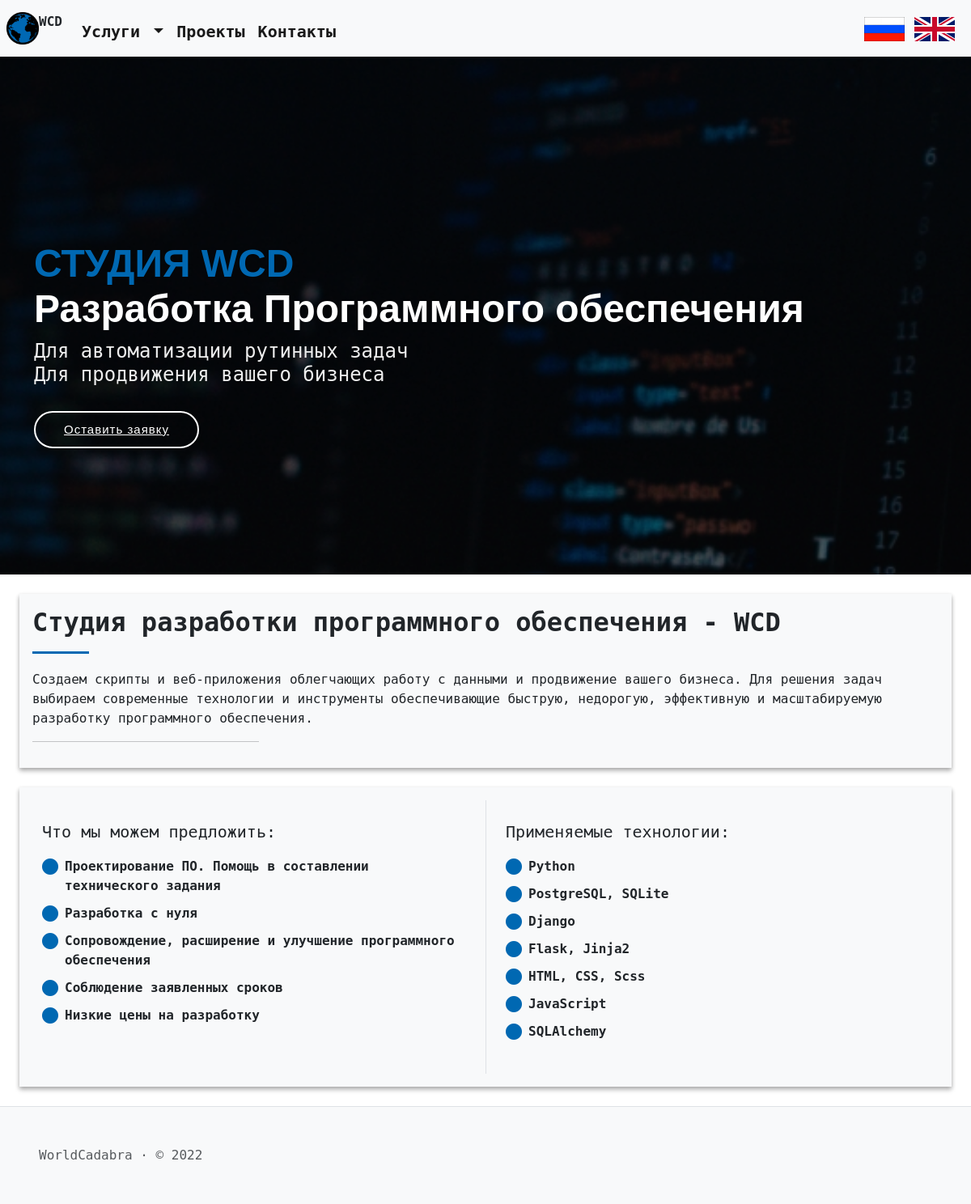
The page / on the database its author committed.
### Class_SQLAlchemy.py (models this page shows, shortened)
class Menu(db.Model):
    id = db.Column(db.Integer, unique=True, primary_key=True)
    title = db.Column(db.String(100), nullable=False)
    url = db.Column(db.String(100), nullable=True)
    url_name = db.Column(db.String(100), nullable=True)
    visibility = db.Column(db.String(50), default='visible', nullable=False)
    button_type = db.Column(db.String(50), nullable=False)
    parent = db.Column(db.String(50))
    language = db.Column(db.String(20), nullable=False)
    priorities = db.Column(db.Integer)
    note = db.Column(db.String(200), nullable=True)

class Index(db.Model):
    id = db.Column(db.Integer, unique=True, primary_key=True)
    url = db.Column(db.String(100), nullable=True)
    url_name = db.Column(db.String(100), nullable=True)
    visibility = db.Column(db.String(50), default='visible', nullable=False)
    content = db.Column(db.String(50000), nullable=True)
    language = db.Column(db.String(20), nullable=False)
    note = db.Column(db.String(200), nullable=True)

### app.py (the view)
@application.route('/')
def index():
    content = Index.query.filter_by(visibility='visible', language='ru').first()
    return render_template('index.html', general=get_general_content(''), content=content)

### app.py (called while the page is built)
def get_general_content(url_name):
    res = {}
    try:
        res['Menu'] = Menu.query.filter_by(visibility='visible', language='ru').order_by(Menu.priorities).all()
        res['SEO'] = SEO.query.filter_by(language='ru', url_name=url_name).first()
        return res
    except:
        abort(404)

### templates/index.html (shortened to what this page needs)
{% extends "layout.html" %}
{% block body %}
    {{ content.content|safe }}
{% endblock %}

### templates/layout.html (shortened to what this page needs)
<!DOCTYPE html>
<html lang="{{ general['SEO'].language }}">
<head>
    {% block head %}
    <link href="{{ url_for('static', filename='css/bootstrap.min.css') }}" rel="stylesheet"
>
    <link rel="stylesheet" href="https://cdn.jsdelivr.net/npm/bootstrap-icons@1.9.1/font/bootstrap-icons.css">
    <link href="{{ url_for('static', filename='css/styles.css') }}" rel="stylesheet">
    {% endblock %}
</head>
<body>
    <header>
        <nav class="navbar navbar-expand-md bg-light">
            <a class="navbar-brand ps-2 mx-0" href="{{ url_for('.index') }}">
                <img src="{{ url_for('static', filename='img/logo_full.png') }}" alt="Logo" style="max-height: 40px">
            </a>
            <p class="navbar-logo pe-3">WCD</p>
            <div class="collapse navbar-collapse pt-2" id="navbarSupportedContent">
                <ul class="navbar-nav me-auto mb-lg-0">
                    {% for menu in general['Menu'] %}
                        {% if menu.button_type == 'menu' and not menu.parent %}
                            <li class="nav-item">
                                <a class="nav-link active" aria-current="page" href="{{ menu.url }}">{{menu.title}}</a>
                            </li>
                        {% elif menu.button_type == 'dropmenu' and not menu.parent %}
                            <li class="nav-item dropdown">
                                <a class="nav-link dropdown-toggle active" href="{{ menu.url }}" id="navbarDropdown" role="button"
                                    data-bs-toggle="dropdown" aria-expanded="false">
                                    {{menu.title}}
                                </a>
                            </li>
                        {% endif %}
                    {% endfor %}
                </ul>
            </div>
            <ul class="navbar-nav ms-auto mx-3 d-md-flex d-none align-items-center">
              <li class="nav-item m-1">
                  <a href="/"><img src="{{ url_for('static', filename='img/rus.png') }}"
                          style="max-height: 30px" class="img-fluid"></a>
                  <a href="/en"><img src="{{ url_for('static', filename='img/eng.png') }}"
                          style="max-height: 30px" class="img-fluid"></a>
              </li>
            </ul>
        </nav>
    </header>
    <main class="content">
        {% block body %}{% endblock %}
    </main>
</body>
<footer class="text-muted border-top bg-light">
  <div class="d-flex ms-5 py-5">
      WorldCadabra · © 2022
  </div>
</footer>
</html>

### static/css/styles.css (style rules this page uses)
:root { --color1: #0068B2; }
* { font-family: "DejaVu Sans Mono"; }
.navbar .navbar-logo { font-size:16px; font-weight: 900; }
.navbar-nav { font-size:20px; font-weight: 700; }
.project-tasks ul, .service-tasks ul { list-style: none; padding: 0; }
.project-tasks ul li, .service-tasks ul li { padding-left: 28px; position: relative; }
.project-tasks ul li+li, .service-tasks ul li+li { margin-top: 10px; }
.project-tasks ul i, .service-tasks ul i { position: absolute; left: 0; top: 2px; font-size: 20px; color: var(--color1); line-height: 1; }
.container-flex { background-color: #f8f9fa; box-shadow: 0 2px 5px rgba(0,0,0,0.2), 0 4px 6px rgba(0,0,0,0.2); }
header { box-shadow: 0 2px 5px rgba(0,0,0,0.2), 0 4px 6px rgba(0,0,0,0.2); }
.container-flex h2 { margin-bottom: 20px; padding-bottom: 20px; position: relative; }
.container-flex h2:after { content: ""; position: absolute; display: block; width: 70px; height: 3px; background: var(--color1); left: 0; right: 0; bottom: 0; }
.project i, .service i { position: relative; top: 5px; font-size: 32px; }
.content { min-height: 100vh; }
#hero { width: 100%; height: 80vh; background: url("/static/img/index_prewiev.jpg") top center; background-size: cover; position: relative; }
#hero:before { content: ""; background: rgba(0, 0, 0, 0.4); position: absolute; bottom: 0; top: 0; left: 0; right: 0; }
#hero .container { padding-top: 72px; }
#hero h1 { margin: 0; font-size: 48px; font-weight: 700; line-height: 56px; font-family: "Poppins", sans-serif; }
#hero h1 { color: var(--color1); }
#hero h1+h1 { color: #fff; }
#hero h2 { color: #eee; margin: 10px 0 0 0; font-size: 24px; }
#hero .btn-get-started { font-family: "Raleway", sans-serif; font-weight: 500; font-size: 15px; letter-spacing: 1px; display: inline-block; padding: 10px 35px; border-radius: 50px; transition: 0.5s; margin-top: 30px; border: 2px solid #fff; color: #fff; }
@media (min-width: 1024px) { #hero { background-attachment: fixed; } }

### rows shown on the page
Menu: title "Услуги"
Menu: title "Проекты"
Menu: title "Контакты"
Index: content "СТУДИЯ WCD Разработка Программного обеспечения Для автоматизации рутинных задач Для продвижения вашего бизнеса Оставить заявку Студия разработки программного обеспечения - WCD Создаем скрипты и веб-приложения облегчающих работу с данными и продвижение вашего бизнеса. Для решения задач выбираем современные технологии и инструменты обеспечивающие быструю, недорогую, эффективную и масштабируемую разработку программного обеспечения. Что мы можем предложить: Проектирование ПО. Помощь в составлении технического задания Разработка с нуля Сопровождение, расширение и улучшение программного обеспечения Соблюдение заявленных сроков Низкие цены на разработку Применяемые технологии: Python PostgreSQL,…"
